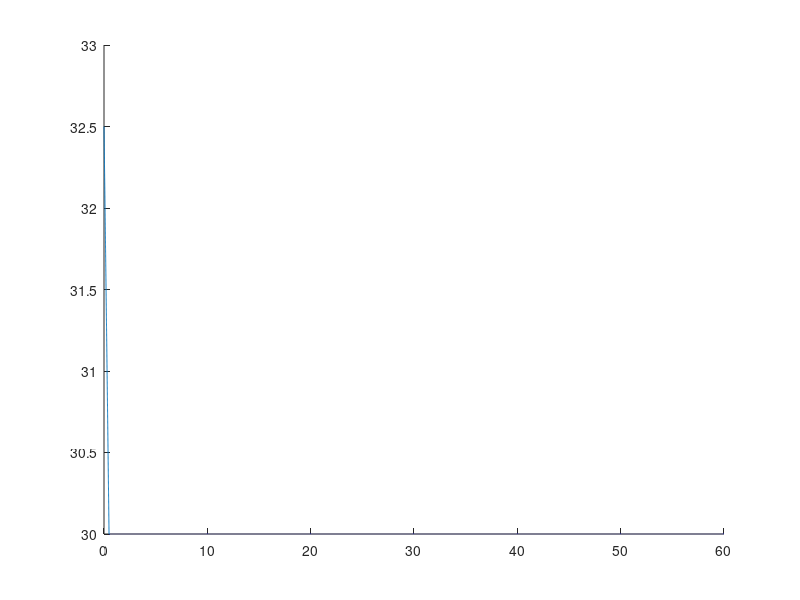

MATLAB code to generate this figure:

uh=200;
ul=100;
% ph=150;
% pl=90;
ch=100;
cl=70;

dh=0.1;
dl=1;
i=0;

d=dh+dl-1;

for c=0:0.001:60
    ph=(uh+ul)/2+[d^2*(uh-ul)^2-4*d*(uh-ul)*c]^0.5/(2*d);
    i=i+1;
    if (c<=d*(uh-ul)/4) && (d*ph-dh*ch+(1-dl)*cl>0)
%     if (dl*(ph-ul)>c) && (dh*(ph-ch)>(1-dl)*(ph-cl))
        R(i)=max(ul-cl,(ph-ch)*(ph-cl)*(dh + dl - 1)/[dl*(ph-cl)-(1-dh)*(ph-ch)]);
    else
        R(i)=ul-cl;
    end
end
c=0:0.001:60;
hold on
plot(c,R)
